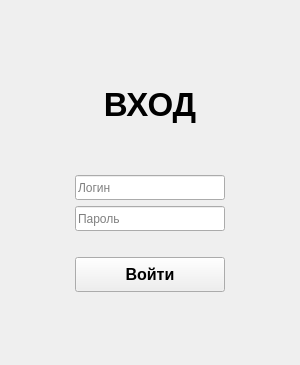
<?xml version="1.0" encoding="UTF-8"?>
<ui version="4.0">
 <class>LoginForm</class>
 <widget class="QWidget" name="LoginForm">
  <property name="windowModality">
   <enum>Qt::WindowModality::ApplicationModal</enum>
  </property>
  <property name="geometry">
   <rect>
    <x>0</x>
    <y>0</y>
    <width>300</width>
    <height>365</height>
   </rect>
  </property>
  <property name="sizePolicy">
   <sizepolicy hsizetype="Maximum" vsizetype="Maximum">
    <horstretch>0</horstretch>
    <verstretch>0</verstretch>
   </sizepolicy>
  </property>
  <property name="minimumSize">
   <size>
    <width>300</width>
    <height>365</height>
   </size>
  </property>
  <property name="contextMenuPolicy">
   <enum>Qt::ContextMenuPolicy::DefaultContextMenu</enum>
  </property>
  <property name="windowTitle">
   <string>Авторизация</string>
  </property>
  <layout class="QGridLayout" name="gridLayout">
   <item row="0" column="1">
    <spacer name="verticalSpacer_2">
     <property name="orientation">
      <enum>Qt::Orientation::Vertical</enum>
     </property>
     <property name="sizeHint" stdset="0">
      <size>
       <width>20</width>
       <height>40</height>
      </size>
     </property>
    </spacer>
   </item>
   <item row="6" column="1">
    <widget class="QPushButton" name="pushButton">
     <property name="sizePolicy">
      <sizepolicy hsizetype="Minimum" vsizetype="Preferred">
       <horstretch>0</horstretch>
       <verstretch>0</verstretch>
      </sizepolicy>
     </property>
     <property name="minimumSize">
      <size>
       <width>150</width>
       <height>35</height>
      </size>
     </property>
     <property name="maximumSize">
      <size>
       <width>250</width>
       <height>45</height>
      </size>
     </property>
     <property name="font">
      <font>
       <family>Leelawadee UI</family>
       <pointsize>12</pointsize>
       <italic>false</italic>
       <bold>true</bold>
      </font>
     </property>
     <property name="cursor">
      <cursorShape>PointingHandCursor</cursorShape>
     </property>
     <property name="text">
      <string>Войти</string>
     </property>
     <property name="checkable">
      <bool>false</bool>
     </property>
    </widget>
   </item>
   <item row="5" column="1">
    <widget class="QLabel" name="label_2">
     <property name="text">
      <string/>
     </property>
     <property name="alignment">
      <set>Qt::AlignmentFlag::AlignCenter</set>
     </property>
    </widget>
   </item>
   <item row="2" column="1">
    <spacer name="verticalSpacer_3">
     <property name="orientation">
      <enum>Qt::Orientation::Vertical</enum>
     </property>
     <property name="sizeType">
      <enum>QSizePolicy::Policy::Maximum</enum>
     </property>
     <property name="sizeHint" stdset="0">
      <size>
       <width>20</width>
       <height>40</height>
      </size>
     </property>
    </spacer>
   </item>
   <item row="3" column="1">
    <widget class="QLineEdit" name="lineEdit">
     <property name="minimumSize">
      <size>
       <width>150</width>
       <height>25</height>
      </size>
     </property>
     <property name="maximumSize">
      <size>
       <width>250</width>
       <height>26</height>
      </size>
     </property>
     <property name="font">
      <font>
       <family>Leelawadee UI</family>
      </font>
     </property>
     <property name="cursor">
      <cursorShape>IBeamCursor</cursorShape>
     </property>
     <property name="placeholderText">
      <string>Логин</string>
     </property>
    </widget>
   </item>
   <item row="0" column="2" rowspan="3">
    <spacer name="horizontalSpacer_2">
     <property name="orientation">
      <enum>Qt::Orientation::Horizontal</enum>
     </property>
     <property name="sizeHint" stdset="0">
      <size>
       <width>15</width>
       <height>20</height>
      </size>
     </property>
    </spacer>
   </item>
   <item row="4" column="1">
    <widget class="QLineEdit" name="lineEdit_2">
     <property name="minimumSize">
      <size>
       <width>150</width>
       <height>25</height>
      </size>
     </property>
     <property name="maximumSize">
      <size>
       <width>250</width>
       <height>26</height>
      </size>
     </property>
     <property name="font">
      <font>
       <family>Leelawadee UI</family>
      </font>
     </property>
     <property name="inputMask">
      <string/>
     </property>
     <property name="echoMode">
      <enum>QLineEdit::EchoMode::Password</enum>
     </property>
     <property name="placeholderText">
      <string>Пароль</string>
     </property>
    </widget>
   </item>
   <item row="1" column="1">
    <widget class="QLabel" name="label">
     <property name="minimumSize">
      <size>
       <width>130</width>
       <height>50</height>
      </size>
     </property>
     <property name="maximumSize">
      <size>
       <width>250</width>
       <height>98</height>
      </size>
     </property>
     <property name="font">
      <font>
       <family>Leelawadee UI</family>
       <pointsize>25</pointsize>
       <bold>true</bold>
       <hintingpreference>PreferFullHinting</hintingpreference>
      </font>
     </property>
     <property name="contextMenuPolicy">
      <enum>Qt::ContextMenuPolicy::DefaultContextMenu</enum>
     </property>
     <property name="layoutDirection">
      <enum>Qt::LayoutDirection::RightToLeft</enum>
     </property>
     <property name="text">
      <string>ВХОД</string>
     </property>
     <property name="alignment">
      <set>Qt::AlignmentFlag::AlignCenter</set>
     </property>
    </widget>
   </item>
   <item row="7" column="1">
    <spacer name="verticalSpacer">
     <property name="orientation">
      <enum>Qt::Orientation::Vertical</enum>
     </property>
     <property name="sizeHint" stdset="0">
      <size>
       <width>20</width>
       <height>40</height>
      </size>
     </property>
    </spacer>
   </item>
   <item row="0" column="0" rowspan="3">
    <spacer name="horizontalSpacer">
     <property name="orientation">
      <enum>Qt::Orientation::Horizontal</enum>
     </property>
     <property name="sizeHint" stdset="0">
      <size>
       <width>15</width>
       <height>20</height>
      </size>
     </property>
    </spacer>
   </item>
  </layout>
 </widget>
 <resources/>
 <connections/>
</ui>
